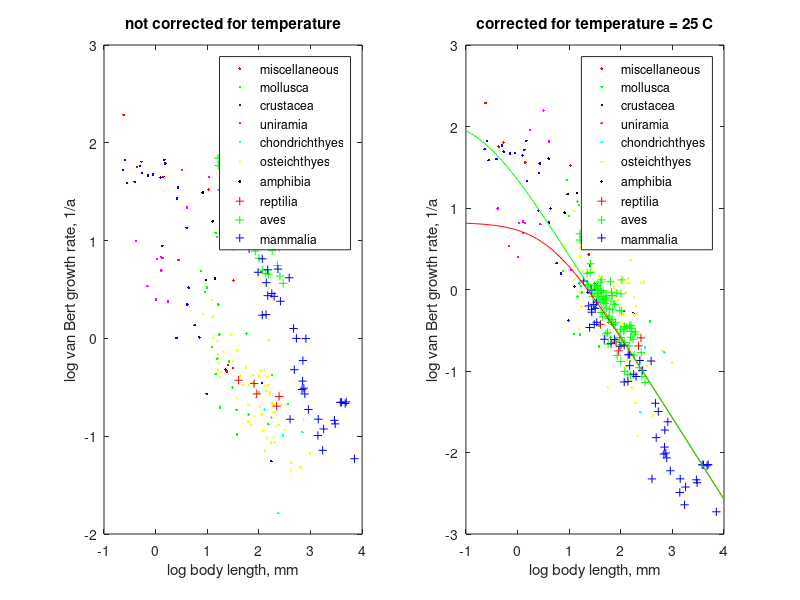

This figure's MATLAB source:
%% fig:Bert_comp
%% bib: tab:Bert_comp
%% out:cbert

%% von Bertalanffy growth rate as function of ultimate volume

%% lenght (mm), shape coeff, r_B(1/a), Celsius % species ref
%% miscellaneous
misc = [ ...
%% Ascomycetes (yeast)
0.00459 0.806 11830  30; % Saccharomyces carlsbergensis \cite{BergLjun82}
%% Unicellulars
0.0043  1     2891   20; % Actinophrys spec. \cite{Syng35}
2.79    0.01  832.2  23; % Amoeba proteus \cite{Pres57}
2.969   0.01  1638   17; % Paramecium caudatum \cite{SchmSyng25}
%% Ctenophora
15.04   0.702 33.27  20; % Pleurobrachia pileus \cite{Grev71}
8.851   3.90  11.61  26; % Mnemiopsis mccradyi \cite{ReevBake75}
%% Rotifera
0.240   1     193.7  20; % Asplanchna girodi \cite{RobeSalt81}
%% Cheatognata
9.431   0.15  44.80  21 ; % Sagitta hispida \cite{Reev70}
%% Echinodermata
46.10   0.70  3.913  29; % Lytechenus variegatus \cite{Kell83}
34.50   0.696 0.4590 12; % Echinocardium cordatum \cite{DuinJenn84}
36.70   0.696 0.5320 14; % Echinocardium cordatum \cite{DuinJenn84}
44.90   0.696 0.4960 16; % Echinocardium cordatum \cite{DuinJenn84}
%% Tunicata
0.829   0.520 56.56  20; % Oikopleura longicauda \cite{FenaGors83}
0.952   0.560 63.97  20];% Oikopleura dioica \cite{FenaGors83}
%% Annelida + Mollusca + Brachiopoda
moll = [ ...
14.5    1     12.04  20; % Dendrobeana veneta 
112.2   1     4.840  20; % Aplysia californica \cite{PereAdki82}
30.94   0.397 0.8116 25; % Urosalpinx cinerea \cite{Fran71}
106.5   0.543 1.121  25; % Achatina achatina \cite{Hoda82}
25.06   0.68  1.098  20; % Helix aspera \cite{DanBail82}
46.93   0.310 0.4296 17; % Patella vulgata \cite{WrigHart81}
21.92   0.716 0.6213 17; % Monodonta lineata \cite{WillKend81}
7.538   1     4.879  25; % Biomphalaria pfeifferi \cite{Meul72}
15.37   1     10.81  20; % Lymnaea stagnalis \cite{Slui83}
9.888   1     3.316  16; % Helicella virgata \cite{Pome69}
21.57   0.423 3.00   11; % Macoma baltica \cite{Gilb73}
29.24   0.558 2.221  30; % Cerastoderma glaucum \cite{Ivel79}
37.76   0.471 0.1961 13; % Venus striatula \cite{Anse61}
142.2   0.187 0.5830 17; % Ensis directus \cite{SwenLeop85}
95.92   0.394 0.1045 17; % Mytilus edulis \cite{RodhRode84}
162.3   0.388 0.1671 18; % Placopecten magellanicus \cite{MacDThom85}
191.2   0.394 0.3555 17; % Perna canaliculus \cite{Hick79}
74.62   2.05  0.1331 20; % Hyridella menziesi \cite{Jame85}
91.31   0.407 0.1866 17; % Mya arenaria \cite{Brou79}
455.3   0.398 0.4201 17; % Loligo pealei \cite{Summ71}
918.2   0.398 0.2122 17; % Loligo pealei \cite{Summ71}
48.39   0.640 0.3140 17];% Terebratalia transversa \cite{Pain69}
%% Crustacea
crus = [ ...
2.366   0.526 44.25  20; % Daphnia pulex \cite{Rich58}
2.951   0.520 61.32  25; % Daphnia longispina \cite{InglWood37}
5.136   0.526 35.04  20; % Daphnia  magna \cite{Kooy86}
2.813   0.526 66.80  20; % Daphnia magna \cite{Kooy86}
1.049   0.480 58.25  20; % Daphnia cucullata \cite{Vijv80}
1.717   0.520 47.52  20; % Daphnia hyalina \cite{Vijv80}
0.7503  0.520 39.89  20; % Ceriodaphnia pulchella \cite{Vijv80}
1.038   0.520 49.28  20; % Ceriodaphnia reticulata \cite{Kooy86}
0.4115  0.560 52.63  20; % Chydorus sphaericus \cite{Vijv80}
1.380   0.520 46.50  20; % Diaphanosoma brachyurum \cite{Vijv80}
8.632   0.300 26.96  20; % Leptodora kindtii \cite{Vijv80}
0.5289  0.520 38.73  20; % Bosmina longirostris \cite{Vijv80}
0.4938  0.520 66.90  20; % Bosmina coregoni \cite{Vijv80}
6.295   0.215 8.863  12; % Calanus pacificus \cite{OtaLand84}
11.02   0.635 1.025  18; % Dissodactylus primitivus \cite{PohlTelf82}
9.013   0.635 1.362  18; % Dissodactylus primitivus \cite{PohlTelf82}
12.91   0.197 1.008  10; % Euphasia pacifica \cite{MaucFish69}
186.6   0.939 0.05543 10;% Homarus vulgaris \cite{Hewe74}
9.707   1     0.2711 18; % Cancer pagurus \cite{Benn74}
115.6   1     0.3513 18; % Cancer pagurus \cite{Benn74}
25.73   0.882 0.4795 17; % Dichelopandalus bonnieri \cite{AlAdBowe77}
4.355   1     3.300  15; % Gammarus pulex \cite{SutcCarr81}
4.089   1     2.218  15; % Gammarus pulex \cite{SutcCarr81}
15.27   0.262 13.52  15];% Calliopius laeviusculus \cite{Dagg76}
%% Uniramia
unir = [ ...
3.903   0.351 6.600  20; % Tomocerus minor \cite{JoosVelt70}
3.652   0.351 4.948  20; % Orchesella cincta \cite{JoosVelt70}
3.034   0.351 6.52   20; % Isotomata viridis \cite{JoosVelt70}
1.981   0.351 3.416  20; % Entomobrya nivalis \cite{JoosVelt70}
1.181   0.351 9.840  20; % Lepidocyrtus cyaneus \cite{JoosVelt70}
1.281   1     6.817  20; % Orchesella cincta \cite{Jans85}
1.745   1     2.388   4; % Phaenopsectra coracina \cite{Aaga82}
2.782   1     6.328  20; % Diura nanseni \cite{Baek81}
1.024   1     2.493  20; % Capnia pygmaea \cite{Baek81}
10.82   1     44.82  36; % Locusta migratoria \cite{LougTobe69}
4.053   1     21.88  15; % Chironomus plumosus \cite{IneiRies79}
3.211   1     52.74  15];% Chironomus plumosus \cite{IneiRies79}
%% Chondrichthyes
chon = [ ...
695.9   0.184 0.1874 17; % Raja montaqui \cite{Hold72}
1589    0.184 0.1018 17; % Raja brachyura \cite{Hold72}
1303    0.184 0.0163 17; % Raja clavata \cite{Hold72}
952.7   0.184 0.1557 17; % Raja clavata \cite{Hold72}
542.9   0.184 0.2787 19; % Raja erincea \cite{RichMerr63}
4230    0.165 0.1100 18];% Prionace glauca \cite{Stev75}
%% Osteichthyes
oste = [ ...
2120    0.198 0.05396 23;% Accipenser stellatus \cite{Bert38}
157.0   0.200 0.5847 17; % Clupea sprattus \cite{IlesJohn62}
397.3   0.203 0.3295 15; % Coregonus lavaretus \cite{Bage70}
385.4   0.225 0.2495 15; % Salvelinus willughbii \cite{FrosKipl80}
328.9   0.224 0.3545 15; % Salvelinus willughbii \cite{FrosKipl80}
585.8   0.216 0.4769 17; % Salmo trutta \cite{HuntJone72}
576.2   0.240 0.2921 13; % Salmo trutta \cite{Camp71}
420.2   0.240 0.4157 15; % Salmo trutta \cite{Crai82}
155.2   1     0.9546 16; % Oncorhynchus tschawytscha \cite{CadwEden81}
459.6   0.240 0.4656 15; % Thymallus thymallus \cite{Hell69}
948.7   0.209 0.2101 15; % Esox lucius \cite{BregKenn80}
703.6   0.209 0.4016 15; % Esox lusius \cite{BregKenn80}
2091    0.199 0.04503 15;% Esox masquinongy \cite{Muir60}
441.6   0.258 0.1661 15; % Rutilus rutilus \cite{CragJone69}
252.6   0.258 0.3329 15; % Leuciscus leuciscus \cite{CragJone69}
1036    0.206 0.1265 30; % Barbus grypus \cite{AlHaAlMe81}
546.0   0.225 0.1142 15; % Abramis brama \cite{Gold81}
61.72   0.250 0.9366 25; % Gambusia holbrookii \cite{Fran53}
50.58   0.252 1.667  21; % Poecilia reticulata \cite{Ursi67}
1265    0.222 0.2075 12; % Merluccius merluccius \cite{Bage54}
1009    0.193 0.09768 15;% Lota lota \cite{Hews55}
898.6   0.222 0.08626 12;% Gadus merlangus \cite{Bowe54}
772.8   0.222 0.08626 12;% Gadus merlangus \cite{Bowe54}
1089    0.222 0.1308 10; % Gadus morhua \cite{Kohl64}
106.5   1     0.2000 17; % Gadus aeglefinus \cite{BeveHolt57}
124.0   0.238 1.091  18; % Atherina presbyter \cite{TurnBamb81}
52.41   0.250 1.019  17; % Gasterosteus aculeatus \cite{JoneHyne50}
41.28   0.200 1.777  17; % Pungitius pungitius \cite{JoneHyne50}
232.8   0.243 0.5047 30; % Nemipterus marginatus \cite{PaulMart80}
509.2   0.258 0.0717 17; % Labrus bergylta \cite{DippBrid77}
152.1   0.319 0.3350 22; % Ellerkeldia huntii \cite{Jone80}
61.86   1     0.1415 15; % Lepomis gibbosus \cite{Mitt84}
71.62   1     0.1292 15; % Lepomis macrochirus \cite{Mitt84}
317.9   0.250 0.1615 14; % Perca fluviatilis \cite{ShafMait71}
129.6   1     3.542  37; % Tilapia species \cite{LoyaFish69}
746.3   0.258 0.1758 27; % Liza vaigiensis \cite{GranSpai75c}
595.0   0.258 0.3350 27; % Mugil cephalus \cite{GranSpai75}
635.3   0.258 0.2725 27; % Valamugil seheli \cite{GranSpai75}
1373    0.231 0.1155 20; % Seriola dorsalis \cite{Baxt60}
140.9   0.147 0.7305 18; % Ammodytes tobianus \cite{Reay73}
2745    0.266 0.1481 30; % Thunnus albacares \cite{NoseHiya65}
3689    0.266 0.06623 17;% Thunnus thynnus \cite{Tiew57}
69.55   0.250 0.4011 18; % Coryphoblennius galerita \cite{Milt83}
48.80   0.252 2.466  14; % Pomatoschistus norvegicus \cite{GibsEzzi81}
154.9   0.250 0.7519 17; % Gobio gobio \cite{Mann80}
174.8   0.250 0.4165 17; % Gobio gobio \cite{KennFitz72}
213.9   0.295 0.2082 18; % Gobius cobitis \cite{Gibs70}
79.89   0.200 0.4790 17; % Gobius paganellus \cite{Mill61}
65.82   0.252 0.5628 12; % Lesueurigobius friesii \cite{Nash82}
63.72   0.252 0.6826 14; % Lesueurigobius friesii \cite{GibsEzzi78}
150.5   0.250 0.2464 18; % Blennius pholis \cite{Milt83}
93.55   0.200 0.4544 14; % Arnoglossus laterna \cite{GibsEzzi80}
632.7   1     0.04797 14; % Hypoglossus hypoglossus \cite{Sout62}
669.4   0.266 0.2165  14; % Scophthalmus maximus \cite{Jone72}
495.3   0.272 0.3247  14; % Scophthalmus maximus \cite{Jone72}
142.1   1     0.0950 17; % Pleuronectes platessa \cite{BeveHolt57}
78.41   1     0.4200 17];% Solea vulgaris \cite{BeveHolt57}
%% Amphibia
amph = [ ...
12.79   1     15.75  33; % Rana tigrina \cite{DashHota80}
8.201   1     30.97  26; % Rana sylvatica \cite{Wilb77}
26.40   0.353 3.960  14; % Triturus vulgaris \cite{Dolm83}
40.40   0.353 4.080  14];% Triturus cristatus \cite{Dolm83}
%% Reptilia
rept = [ ...
182.1   0.500 0.2707 22;  % Emys orbicularis \cite{Comf79}
161.8   0.500 0.3453 22;  % Emys orbicularis \cite{Comf79}
539.0   0.075 0.3734 20;  % Vipera berus \cite{From69}
3283    0.075 0.2552 20;  % Eunectes notaeus \cite{Petz84}
2946    0.075 0.2030 20]; % Eunectes notaeus \cite{Petz84}
%% Aves
aves = [ ...
114.7   1     15.60  39.5; % Eudyptula minor nov. \cite{Kins60}
191.8   1     15.31  39.5; % Pygoscelis papua \cite{VolkTriv80}
163.6   1     16.88  39.5; % Pygoscelis antarctica \cite{VolkTriv80}
159.9   1     15.47  39.5; % Pygoscelis adeliae \cite{VolkTriv80}
188.7   1     14.32  39.5; % Pygoscelis adeliae \cite{Tayl62}
250.0   1     8.508  39.5; % Aptenodytes patagonicus \cite{Ston60}
63.16   1     62.96  39.5; % Pterodroma cahow \cite{Wing72}
79.2    1     20.08  39.5; % Pterodroma phaeopygia \cite{Harr70}
83.90   1     41.55  39;   % Puffinus puffinus \cite{Broo90}
229.1   1     5.541  39.5; % Diomedea exulans \cite{Tick68}
41.53   1     26.37  39.5; % Oceanodroma leucorhoa \cite{RickWhit80}
44.73   1     23.28  39.5; % Oceanodroma furcata \cite{BoerWhee80}
149.5   1     18.18  39.5; % Phalacrocorax auritus \cite{Dunn75}
101.1   1     13.03  39.5; % Phaethon rubricaudata \cite{Diam74}
72.79   1     18.77  39.5; % Phaethon lepturus \cite{Diam74}
80.01   1     11.82  39.5; % Sula sula \cite{Diam74}
172.7   1     12.41  39.5; % Sula bassana \cite{Nels78}
158.0   1     18.36  39.5; % Cionia cionia \cite{Creu85}
116.8   1     11.31  39.5; % Phoeniconaias minor \cite{Berr75}
68.19   1     42.63  39.5; % Florida caerulea  \cite{Wers79}
117.3   1     17.75  39.5; % Anas platyrhynchos \cite{Hetz83}
151.3   1     17.04  39.5; % Anas platyrhynchos \cite{Hetz83}
145.5   1     10.26  39.5; % Anas platyrhynchos \cite{MilbHend37}
154.8   1     13.14  39.5; % Anas platyrhynchos \cite{Rudo78}
181.5   1     7.895  39.5; % Anser anser \cite{MilbHend37}
103.7   1     27.57  39.5; % Buteo buteo \cite{PoppVos82}
95.99   1     27.90  39.5; % Buteo buteo \cite{PoppVos82}
66.16   1     46.77  39.5; % Falco subbuteo \cite{Bijl80}
256.1   1     4.340  39.5; % Meleagris gallopavo \cite{ClayNixe78}
296.2   1     3.657  39.5; % Meleagris gallopavo \cite{ClayNixe78}
100.3   1     6.610  39.5; % Phasianus colchicus \cite{MilbHend37}
118.8   1     5.004  39.5; % Phasianus colchicus \cite{MilbHend37}
136.5   1     4.625  39.5; % Gallus domesticus \cite{Park82}
153.5   1     4.522  39.5; % Gallus domesticus \cite{Park82}
85.17   1     7.807  39.5; % Bonasia bonasia \cite{BergKlau78}
56.90   1     10.81  39.5; % Colinus virginianus \cite{RoseKlim71}
55.41   1     14.94  39.5; % Coturnix coturnix \cite{BrisTall73}
51.66   1     14.45  39.5; % Rallus aquaticus \cite{Sigm58}
67.05   1     20.00  39.5; % Gallinula chloropus \cite{Engl83}
47.41   1     39.46  39.5; % Philomachus pugnax \cite{ScheStie85}
59.94   1     29.09  39.5; % Philomachus pugnax \cite{ScheStie85}
103.4   1     10.63  39.5; % Haematopus moquini \cite{Hock84}
42.76   1     66.39  39.5; % Chlidonias leucopterus \cite{Kapo79}
57.94   1     22.21  39.5; % Sterna fuscata \cite{Brow76}
50.15   1     33.97  39.5; % Sterna dougalli \cite{LeCrColl72}
46.74   1     35.29  39.5; % Sterna hirundo \cite{LeCrColl72}
76.07   1     32.98  39.5; % Rissa tridactyla \cite{MaunThre72}
115.1   1     16.53  39.5; % Larus argentatus \cite{Spaa71}
131.3   1     17.42  39.5; % Catharacta skua \cite{Ston56}
100.5   1     40.69  39;   % Catharacta skua \cite{Furn87}
104.8   1     60.29  39;   % Catharacta maccormicki \cite{Furn87}
83.90   1     41.55  30;   % Stercorarius longicaudus  \cite{Furn87}
59.66   1     23.73  39.5; % Ptychoramphus aleuticus \cite{Verm81}
45.49   1     49.29  39.5; % Cuculus canoris \cite{Wyll81}
50.26   1     38.56  39.5; % Cuculus canoris \cite{Wyll81}
52.02   1     42.11  39.5; % Cuculus canoris \cite{Wyll81}
52.44   1     39.91  39.5; % Cuculus canoris \cite{Wyll81}
42.36   1     46.98  39.5; % Glaucidium passerinum \cite{Scho80}
41.86   1     41.57  39.5; % Glaucidium passerinum \cite{Scho80}
64.94   1     36.54  39.5; % Asio otus \cite{Wijn84}
68.25   1     21.68  39.5; % Tyto alba \cite{Groo83}
98.26   1     16.43  39.5; % Strix nebulosa \cite{Mikk81}
94.59   1     12.96  39.5; % Steatornis capensis \cite{Snow61}
37.44   1     45.55  39.5; % Apus apus \cite{Weit83}
16.33   1     58.44  33;   % Selasphorus rufus \cite{Cons80}
16.12   1     69.86  33;   % Amazilia fimbriata \cite{Have52}
70.11   1     28.52  39.5  ; % Ramphastos dicolorus \cite{Breh69}
40.83   1     82.71  41;   % Sturnus vulgaris \cite{West73}
34.16   1     73.37  41;   % Bombycilla cedrorum \cite{Rick68}
31.19   1     69.64  41;   % Petrochelidon pyrrhonota \cite{Rick68}
36.62   1     49.82  41;   % Toxostoma curvirostre \cite{Rick68}
35.53   1     59.43  41;   % Tyrannus tyrannus \cite{Murp83}
25.59   1     108.2  41;   % Sylvia atricapilla \cite{Bert76}
52.34   1     39.82  41;   % Garrulus glandarius \cite{Keve85}
32.79   1     65.85  41;   % Campylorhynchus brunneicap. \cite{Rick75}
25.88   1     138.7  41;   % Emberiza schoeniclus \cite{Blum82}
22.29   1     105.9  41;   % Troglodytes aedon \cite{Arms55}
22.41   1     76.78  41;   % Phylloscopus trochilus \cite{Scho82}
27.47   1     59.90  41;   % Parus major \cite{Bale73}
23.40   1     75.74  41;   % Parus ater \cite{Lohr77}
9.910   2.913 55.19  41;   % Motacilla flava \cite{DittDitt84}
35.94   1     75.16  41;   % Agelaius phoeniceus \cite{CronThom80}
40.66   1     65.28  41;   % Agelaius phoeniceus \cite{CronThom80}
44.84   1     49.68  41;   % Gymnorhinus cyanocephalus \cite{BateBald73}
30.81   1     75.98  41];  % Eremophila alpestris \cite{BeasFran83}
%% Mammalia
mamm = [ ...
148.6   1     2.736  35.5; % Macropus parma \cite{Mayn76}
261.6   1     2.397  35.5; % Macropus fuliginosus \cite{Pool76}
137.8   1     1.754  35.5; % Trichosurus caninus \cite{How76}
139.3   1     3.715  35.5; % Trichosurus vulpecula \cite{Lyne64}
100.5   0.961 4.743  35.5; % Perameles nasuta \cite{Lyne64}
116.6   1     1.728  35.5; % Setonix brachyurus \cite{Tynd73}
26.58   1     30.92  37; % Suncus murinus \cite{Dryd68}
29.88   1     20.64  37; % Suncus murinus \cite{Dryd68}
65.00   0.294 32.97  36; % Sorex minutus \cite{Hutt76}
30.68   1     8.775  35.5; % Desmodus rotundus \cite{Schm78}
1648    0.244 0.1490 37; % Homo sapiens \cite{Came84}
148.3   1     5.034  37; % Lepus europaeus \cite{Broe82}
116.6   1     6.507  37; % Oryctolagus cuniculus \cite{Tynd73}
27.09   1     21.54  38; % Notomys mitchellii \cite{Cric74}
23.85   1     23.94  38; % Notomys cervinus \cite{Cric74}
27.43   1     20.03  38; % Notomys alexis \cite{Cric74}
24.88   1     13.00  38; % Pseudomys novaehollandiae \cite{Kemp76}
234.4   1     5.117  38; % Castor canadensis \cite{AlekCowa69}
34.24   1     15.09  38; % Mus musculus \cite{Park82}
31.87   1     22.33  38; % Mus musculus \cite{Park82}
33.98   1     26.66  38; % Mus musculus \cite{Park82}
171.5   0.280 9.333  38; % Rattus fuscipes \cite{TaylHorn71}
75.23   1     9.286  38; % Rattus norvegicus \cite{Park82}
64.87   1     8.231  38; % Tachyoryctes splendens \cite{Rahm80}
37810   0.188 0.05884 37; % Balaenoptera musculus \cite{Smal71}
26200   0.188 0.2240 37; % Balaenoptera musculus \cite{Lock81}
25000   0.188 0.2160 37; % Balaenoptera musculus \cite{Lock81}
22250   0.180 0.2220 37; % Balaenoptera physalus \cite{Lock81}
21000   0.180 0.2221 37; % Balaenoptera physalus \cite{Lock81}
15300   0.197 0.1337 37; % Balaenoptera borealis \cite{Lock81}
14800   0.197 0.1454 37; % Balaenoptera borealis \cite{Lock81}
3056    0.254 0.2700 37; % Delphinapterus leucas \cite{Gewa76}
3589    0.254 0.1876 37; % Delphinapterus leucas \cite{Gewa76}
387.2   1     4.168  37; % Canis domesticus \cite{Park82}
178.1   1     2.870  37; % Lutra lutra \cite{Step57}
197.7   1     2.692  37; % Lutra lutra \cite{Step57}
486.4   1     0.4787 37; % Pagaphilus groenlandicus \cite{LaviBarc81}
5580    0.254 0.1492 37; % Mirounga leonina  \cite{Laws53}
2933    0.254 0.3094 37; % Mirounga leonina \cite{Laws53}
1799    1     0.1185 37; % Mirounga leonina \cite{Bryd69}
704.0   1     0.3661 37; % Mirounga leonina \cite{Bryd69}
685.4   1     0.3001 37; % Leptonychotes weddelli \cite{Bryd69}
1392    1     0.1016 37; % Loxodonta a.africana \cite{Laws66}
1723    1     0.07173 37; % Loxodonta a.africana \cite{Laws66}
470.2   1     1.263  37; % Rangifer tarandus \cite{McEw68}
534.4   1     1.000  37; % Rangifer tarandus \cite{McEw68}
815.4   1     0.9957 38.5; % Bos domesticus \cite{Park82}
712.6   1     0.5930 37]; % Alces alces \cite{HeptNasi74}

%% correction for differences in shape
Misc = misc(:,[1 3]); Misc(:,1) = Misc(:,1) .* misc(:,2); lMisc = log10(Misc); 
Moll = moll(:,[1 3]); Moll(:,1) = Moll(:,1) .* moll(:,2); lMoll = log10(Moll); 
Crus = crus(:,[1 3]); Crus(:,1) = Crus(:,1) .* crus(:,2); lCrus = log10(Crus); 
Unir = unir(:,[1 3]); Unir(:,1) = Unir(:,1) .* unir(:,2); lUnir = log10(Unir); 
Chon = chon(:,[1 3]); Chon(:,1) = Chon(:,1) .* chon(:,2); lChon = log10(Chon); 
Oste = oste(:,[1 3]); Oste(:,1) = Oste(:,1) .* oste(:,2); lOste = log10(Oste); 
Amph = amph(:,[1 3]); Amph(:,1) = Amph(:,1) .* amph(:,2); lAmph = log10(Amph); 
Rept = rept(:,[1 3]); Rept(:,1) = Rept(:,1) .* rept(:,2); lRept = log10(Rept); 
Aves = aves(:,[1 3]); Aves(:,1) = Aves(:,1) .* aves(:,2); lAves = log10(Aves); 
Mamm = mamm(:,[1 3]); Mamm(:,1) = Mamm(:,1) .* mamm(:,2); lMamm = log10(Mamm); 

%% remove unicellulars
lMisc(1:4,:) = []; misc(1:4,:) = [];

%% expected relationship
TA = 8000; T1 = 20+273; 
kM =20; %% 1/a, mean maintenance rate coefficient at T1 (value uncertain)
v = 80; %% mm/a, mean energy conductance at T1
L = 10 .^ linspace(-1, 4, 100)';
rB = 1 ./ (3/ kM + 3 * L/ v); er = log10([L, rB]);

kM =400; %% 1/a, mean maintenance rate coefficient at T1 (value uncertain)
rB = 1 ./ (3/ kM + 3 * L/ v); er1 = log10([L, rB]);

%% gset term postscript color solid "Times-Roman" 35

subplot(1,2,1);
%% gset output "cberta.ps"
plot(lMisc(:,1), lMisc(:,2), '.r', ...
     lMoll(:,1), lMoll(:,2), '.g', ... 
     lCrus(:,1), lCrus(:,2), '.b', ...
     lUnir(:,1), lUnir(:,2), '.m', ...
     lChon(:,1), lChon(:,2), '.c', ...
     lOste(:,1), lOste(:,2), '.y', ...
     lAmph(:,1), lAmph(:,2), '.k', ... 
     lRept(:,1), lRept(:,2), '+r', ...
     lAves(:,1), lAves(:,2), '+g', ...
     lMamm(:,1), lMamm(:,2), '+b')
legend('miscellaneous', 'mollusca', 'crustacea', 'uniramia', 'chondrichthyes', ...
    'osteichthyes', 'amphibia', 'reptilia', 'aves', 'mammalia');
title('not corrected for temperature')
xlabel('log body length, mm')
ylabel('log van Bert growth rate, 1/a')

subplot(1,2,2);
%% gset output "cbert.ps"

%% correction for difference in temperature, cf (2.20) {53}
lMisc(:,2) = lMisc(:,2) -  TA/T1 + TA ./ (273 + misc(:,4));
lMoll(:,2) = lMoll(:,2) -  TA/T1 + TA ./ (273 + moll(:,4));
lCrus(:,2) = lCrus(:,2) -  TA/T1 + TA ./ (273 + crus(:,4));
lUnir(:,2) = lUnir(:,2) -  TA/T1 + TA ./ (273 + unir(:,4));
lChon(:,2) = lChon(:,2) -  TA/T1 + TA ./ (273 + chon(:,4));
lOste(:,2) = lOste(:,2) -  TA/T1 + TA ./ (273 + oste(:,4));
lAmph(:,2) = lAmph(:,2) -  TA/T1 + TA ./ (273 + amph(:,4));
lRept(:,2) = lRept(:,2) -  TA/T1 + TA ./ (273 + rept(:,4));
lAves(:,2) = lAves(:,2) -  TA/T1 + TA ./ (273 + aves(:,4));
lMamm(:,2) = lMamm(:,2) -  TA/T1 + TA ./ (273 + mamm(:,4));

plot(lMisc(:,1), lMisc(:,2), '.r', ...
     lMoll(:,1), lMoll(:,2), '.g', ... 
     lCrus(:,1), lCrus(:,2), '.b', ...
     lUnir(:,1), lUnir(:,2), '.m', ...
     lChon(:,1), lChon(:,2), '.c', ...
     lOste(:,1), lOste(:,2), '.y', ...
     lAmph(:,1), lAmph(:,2), '.k', ... 
     lRept(:,1), lRept(:,2), '+r', ...
     lAves(:,1), lAves(:,2), '+g', ...
     lMamm(:,1), lMamm(:,2), '+b', ...
     er(:,1), er(:,2), '-r', ...
     er1(:,1), er1(:,2), '-g')
legend('miscellaneous', 'mollusca', 'crustacea', 'uniramia', 'chondrichthyes', ...
    'osteichthyes', 'amphibia', 'reptilia', 'aves', 'mammalia');
title ('corrected for temperature = 25 C')
xlabel ('log body length, mm')
ylabel ('log van Bert growth rate, 1/a')